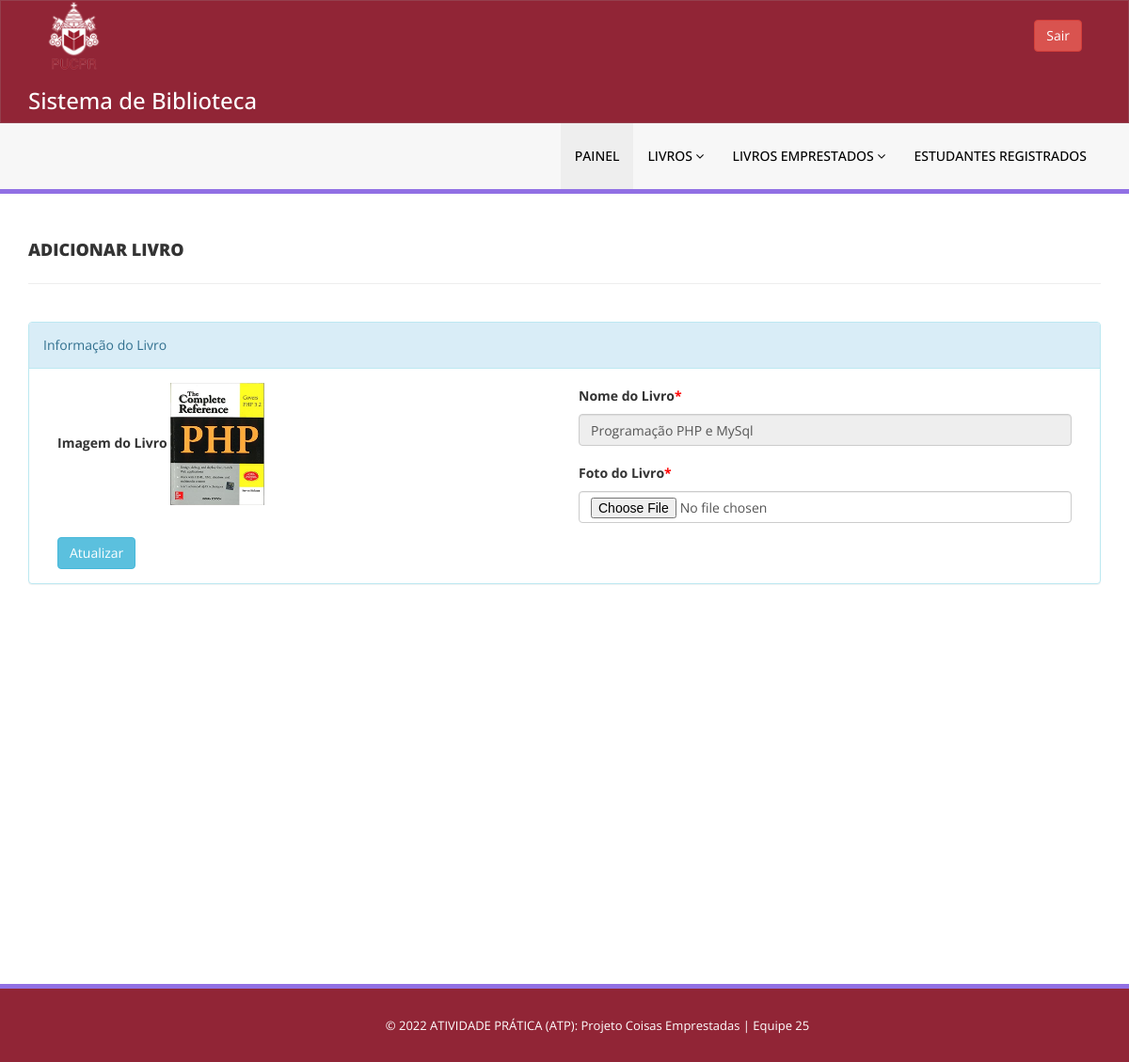
The app's page /admin/alterarImg.php?bookid=1 (signed in) with its own data.
### tables this page shows
CREATE TABLE `tblbooks` (
  `id` int(11) NOT NULL,
  `BookName` varchar(255) DEFAULT NULL,
  `Category` varchar(255) DEFAULT NULL,
  `Author` varchar(255) DEFAULT NULL,
  `ISBNNumber` varchar(25) DEFAULT NULL,
  `bookImage` varchar(250) NOT NULL,
  `isIssued` int(1) DEFAULT NULL,
  `RegDate` timestamp NULL DEFAULT current_timestamp(),
  `UpdationDate` timestamp NULL DEFAULT NULL ON UPDATE current_timestamp()
);

### admin/alterarImg.php (the view, shortened to what this page needs)
<?php
include('includes/config.php');
if (strlen($_SESSION['alogin']) == 0) {
    header('location:index.php');
} else {
?>
<!DOCTYPE html>
<html xmlns="http://www.w3.org/1999/xhtml">
<head>
    <link href="assets/css/bootstrap.css" rel="stylesheet" />
    <link href="assets/css/font-awesome.css" rel="stylesheet" />
    <link href="assets/css/style.css" rel="stylesheet" />
</head>
<body>
    <?php include('includes/header.php'); ?>
    <div class="content-wrapper">
        <div class="container">
            <div class="row pad-botm">
                <div class="col-md-12">
                    <h4 class="header-line">Adicionar Livro</h4>
                </div>
            </div>
            <div class="row">
                <div class="col-md12 col-sm-12 col-xs-12">
                    <div class="panel panel-info">
                        <div class="panel-heading">
                            Informação do Livro
                        </div>
                        <div class="panel-body">
                            <form role="form" method="post" enctype="multipart/form-data">
                                <?php
    $bookid = intval($_GET['bookid']);
    $sql = "SELECT tblbooks.BookName,tblbooks.id as bookid,tblbooks.bookImage from  tblbooks  where tblbooks.id=:bookid";
    $query = $dbh->prepare($sql);
    $query->bindParam(':bookid', $bookid, PDO::PARAM_STR);
    $query->execute();
    $results = $query->fetchAll(PDO::FETCH_OBJ);
    if ($query->rowCount() > 0) {
        foreach ($results as $result) { ?>
                                <div class="col-md-6">
                                    <div class="form-group">
                                        <label>Imagem do Livro</label>
                                        <img src="bookimg/<?php echo htmlentities($result->bookImage); ?>" width="100">
                                    </div>
                                </div>
                                <div class="col-md-6">
                                    <div class="form-group">
                                        <label>Nome do Livro<span style="color:red;">*</span></label>
                                        <input class="form-control" type="text" name="bookname"
                                            value="<?php echo htmlentities($result->BookName); ?>" readonly />
                                    </div>
                                </div>
                                <div class="col-md-6">
                                    <div class="form-group">
                                        <label>Foto do Livro<span style="color:red;">*</span></label>
                                        <input class="form-control" type="file" name="bookpic" autocomplete="off"
                                            required="required" />
                                    </div>
                                </div>
                                <?php }
    } ?>
                                <div class="col-md-12">
                                    <button type="submit" name="update" class="btn btn-info">Atualizar </button>
                                </div>
                            </form>
                        </div>
                    </div>
                </div>
            </div>
        </div>
    </div>
    <?php include('includes/footer.php'); ?>
</body>
</html>
<?php } ?>

### admin/assets/css/style.css (style rules this page uses)
.content-wrapper { margin-top: 40px; min-height: 800px; padding-bottom: 90px; }
.header-line { font-weight: 900; padding-bottom: 25px; border-bottom: 1px solid #eeeeee; text-transform: uppercase; }
.pad-botm { padding-bottom: 30px; }

### records on screen
tblbooks: bookImage (picture), bookname "Programação PHP e MySql"
